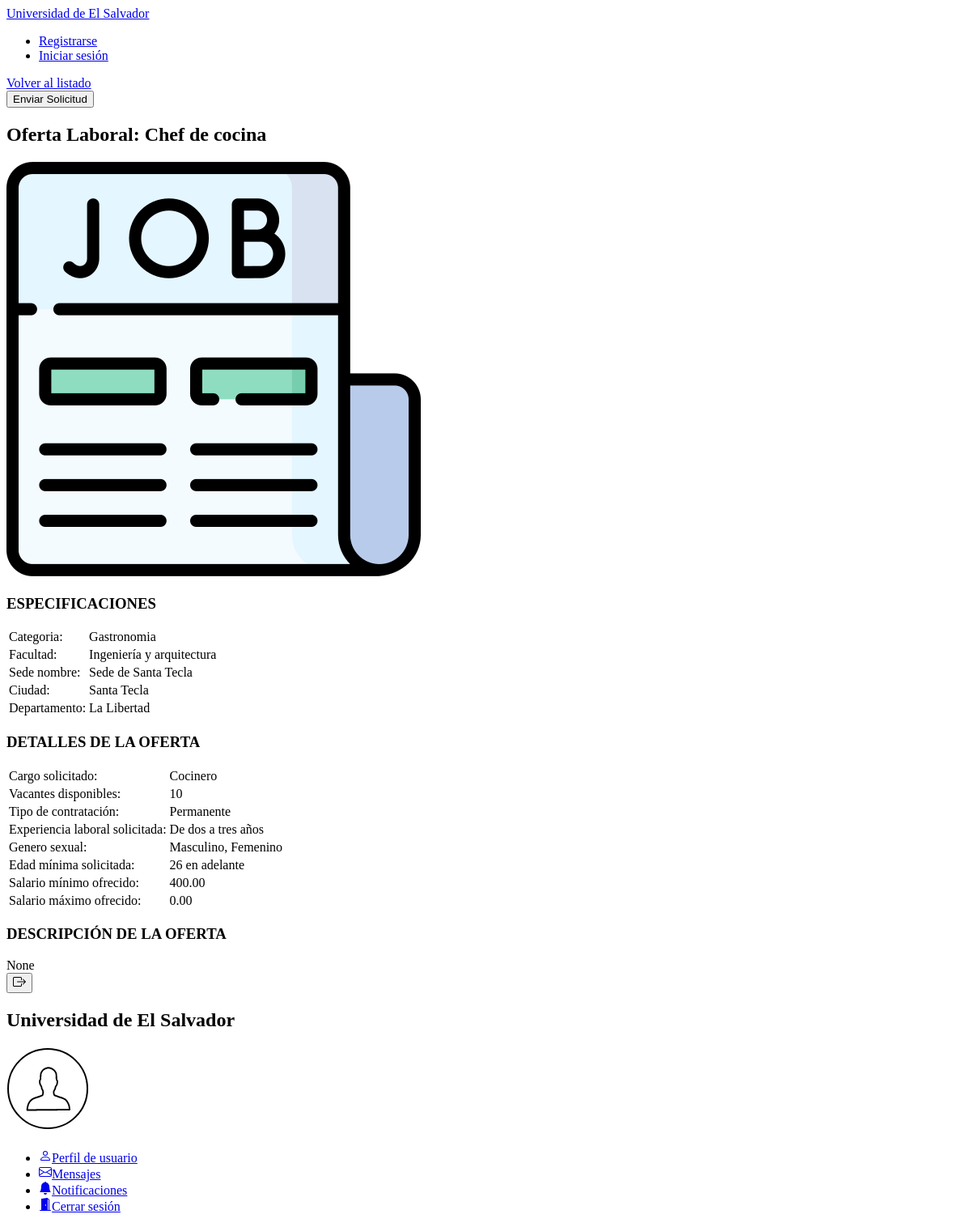
The app's page /solicitud/2/Chef de cocina/, older data.
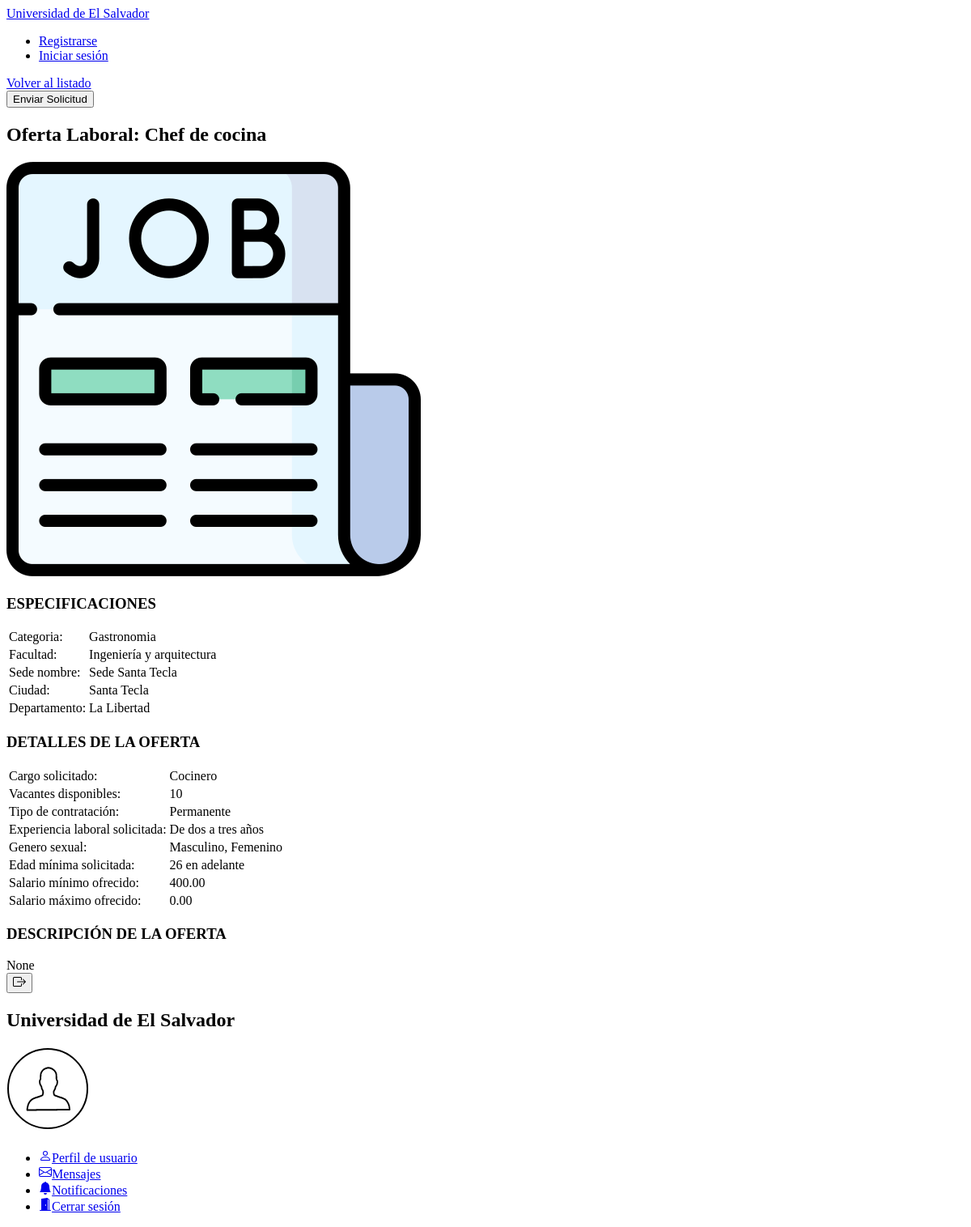
The same page, newer data.
### apps/OfertasLaborales/models.py (models this page shows, shortened)
class Sede(models.Model):
    nombre = models.CharField(max_length=100, default=None)
    ciudad = models.CharField(max_length=100, default=None, null=True)
    departamento = models.CharField(max_length=100, default=None, null=True)

### apps/OfertasLaborales/views.py (the view, shortened to what this page needs)
# urls.py: path('solicitud/<int:idoferta>/<str:nombre>/', views.Solicitud.as_view(), name='solicitud'),
@method_decorator(decorators, name='post')
class Solicitud(TemplateView):
    model = OfertaLaboral
    template_name = 'OfertasLaborales/solicitudoferta.html'
    def get(self, request, idoferta, nombre):
        user = request.user
        if user.is_staff:
            return redirect('administracion')
        context = self.get_context_data(idoferta)
        return render(request, self.template_name, context)
    def get_context_data(self, idoferta, **kwargs):
        context = super().get_context_data(**kwargs)
        context["ofertalaboral"] = self.model.objects.get(pk=idoferta)
        context["solicitud"] = SolicitudLaboral.objects.all()
        context["categoria"] = Categoria.objects.get(ofertalaboral__pk=idoferta)
        context["facultad"] = Facultad.objects.get(ofertalaboral__pk=idoferta)
        context["sede"] = Sede.objects.get(ofertalaboral__pk=idoferta)
        return context

### templates/OfertasLaborales/solicitudoferta.html
<!DOCTYPE html>
{% extends 'base.html' %}
{% load compress %}
{% load static %}
{% block contenido %}
<div class='contenedor contenedor-form'>
    <div class="ofertalab-solicitud">
        <nav class="navbar-ofertaslab navbar-ofertasolicitud">
            <a href="{% url 'inicio' %}">Volver al listado</a>
            <form action="" method='post'>{% csrf_token %}<button>Enviar Solicitud</button></form>
        </nav>
        <h2><strong>Oferta Laboral: </strong>{{ofertalaboral.area_de_trabajo}}</h2>
        <div class="solicitud-items">
            <div class="categorias">
                <img src="{% static 'img/oferta.png' %}" alt="img oferta">
                <h3>ESPECIFICACIONES</h3>
                <table class="tabladatos">
                    <tr><td>Categoria:</td><td>{{categoria.nombre}}</td></tr>
                    <tr><td>Facultad:</td><td>{{facultad.nombre}}</td></tr>
                    <tr><td>Sede nombre:</td><td>{{sede.nombre}}</td></tr>
                    <tr><td>Ciudad:</td><td>{{sede.ciudad}}</td></tr>
                    <tr><td>Departamento:</td><td>{{sede.departamento}}</td></tr>
                </table>
            </div>
            <div class="detalles">
                <h3>DETALLES DE LA OFERTA</h3>
                <table class="tabladatos">
                    <tr><td>Cargo solicitado:</td><td>{{ofertalaboral.cargo_solicitado}}</td></tr>
                    <tr><td>Vacantes disponibles:</td><td>{{ofertalaboral.vacantes}}</td></tr>
                    <tr><td>Tipo de contratación:</td><td>{{ofertalaboral.tipo_contratacion}}</td></tr>
                    <tr><td>Experiencia laboral solicitada:</td><td>{{ofertalaboral.nivel_experiencia}}</td></tr>
                    <tr><td>Genero sexual:</td><td>{{ofertalaboral.generos}}</td></tr>
                    <tr><td>Edad mínima solicitada:</td><td>{{ofertalaboral.edad_solicitada}}</td></tr>
                    <tr><td>Salario mínimo ofrecido:</td><td>{{ofertalaboral.salario_minimo}}</td></tr>
                    <tr><td>Salario máximo ofrecido:</td><td>{{ofertalaboral.salario_maximo}}</td></tr>
                </table>
                <h3>DESCRIPCIÓN DE LA OFERTA</h3>
                <div>
                    {{ ofertalaboral.descripcion|linebreaksbr }}
                </div>
            </div>
        </div>
    </div>
</div>
{% endblock contenido %}

Row changes from the older to the newer data that the page shows:
changed Sede "Santa Tecla": nombre "Sede de Santa Tecla" → "Sede Santa Tecla"
